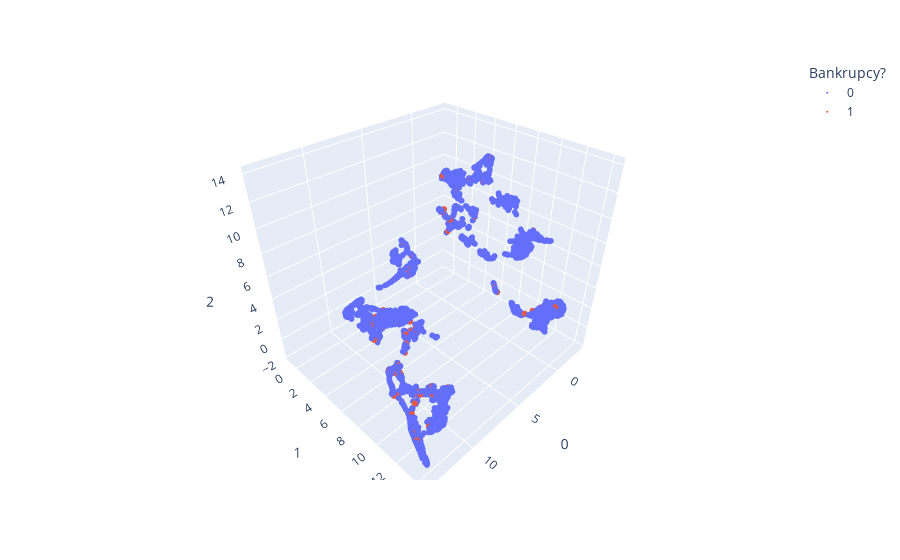

The notebook cell this image was saved under:
### Code cell
colors = train_y_umap3.astype(str)

grafik_3d(colors, train_X_umap3)

### Figure 1 — Plotly figure (JSON) as saved in the notebook; plotly's stock layout.template omitted (floating-point values rounded to 4 significant figures; data arrays with more than 128 entries replaced by an {"elided": "..."} marker saying what was removed)
{"data": [{"hovertemplate": "Bankrupcy?=0<br>0=%{x}<br>1=%{y}<br>2=%{z}<extra></extra>", "legendgroup": "0", "marker": {"color": "#636efa", "size": 2, "symbol": "circle"}, "mode": "markers", "name": "0", "scene": "scene", "showlegend": true, "type": "scatter3d", "x": {"elided": "4631 float values"}, "y": {"elided": "4631 float values"}, "z": {"elided": "4631 float values"}}, {"hovertemplate": "Bankrupcy?=1<br>0=%{x}<br>1=%{y}<br>2=%{z}<extra></extra>", "legendgroup": "1", "marker": {"color": "#EF553B", "size": 2, "symbol": "circle"}, "mode": "markers", "name": "1", "scene": "scene", "showlegend": true, "type": "scatter3d", "x": {"elided": "142 float values"}, "y": {"elided": "142 float values"}, "z": {"elided": "142 float values"}}], "layout": {"legend": {"title": {"text": "Bankrupcy?"}, "tracegroupgap": 0}, "margin": {"t": 60}, "scene": {"domain": {"x": [0, 1], "y": [0, 1]}, "xaxis": {"title": {"text": "0"}}, "yaxis": {"title": {"text": "1"}}, "zaxis": {"title": {"text": "2"}}}}}
